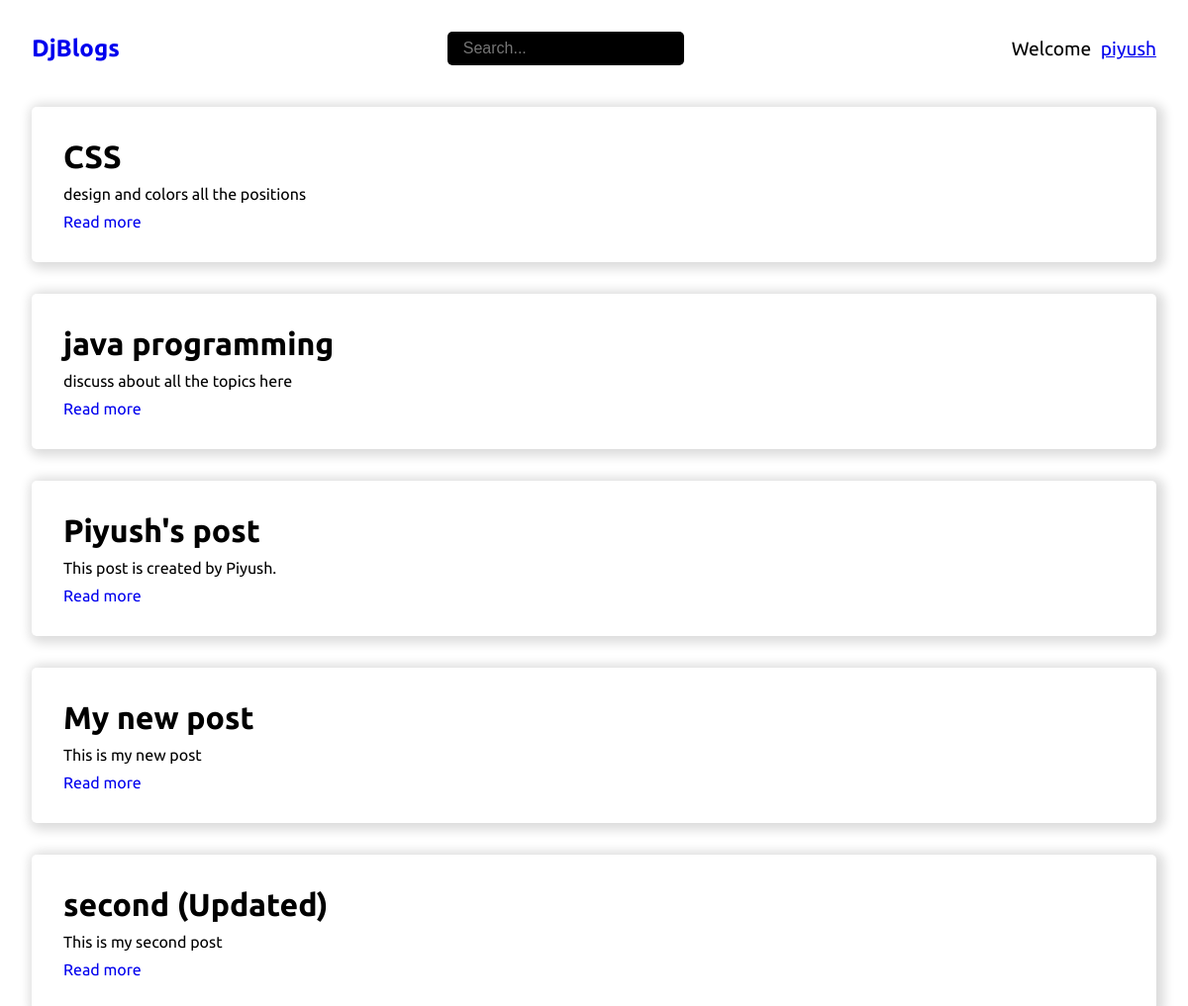
Screenshot of / (signed in) with the database file from the repository.
### base/models.py (models this page shows, shortened)
class Post(models.Model):
    title = models.CharField(max_length=100)
    body = models.TextField()
    author = models.ForeignKey(User, on_delete=models.CASCADE)
    created = models.DateTimeField(auto_now_add=True)
    updated = models.DateTimeField(auto_now=True)
    class Meta:
        ordering = ["-created"]

### base/views.py (the view)
# urls.py: path("", views.index, name="home"),
def index(request):
    posts = search_posts(request)
    context = { "posts": posts }
    return render(request, "index.html", context)

### base/views.py (called while the page is built)
def search_posts(request):
    post_search = ""
    if request.GET.get("search"):
        post_search = request.GET.get('search')
    posts = Post.objects.filter(Q(title__icontains=post_search) | Q(body__icontains=post_search))
    return posts

### templates/index.html
{% extends 'base.html' %}
{% block content %}
    <div class="container">
        {% include "components/posts.html" %}
    </div>
{% endblock content %}

### templates/navbar.html (shortened to what this page needs)
<nav>
    <div class="logo">
        <h1><a href="/">DjBlogs</a></h1>
    </div>
    <form action="" method="GET" class="search">
        <input type="text" name="search" placeholder="Search...">
    </form>
    <ul class="navigation">
        {% if request.user.is_authenticated %}
            <li class="nav-item font-1x">Welcome <a href="/" class="text-underline user-btn">{{request.user.username}}</a></li>
        {% else %}
            <li class="nav-item"><a href="{% url 'login' %}" class="font-1x">Login</a></li>
            <li class="nav-item ml-2"><a href="{% url 'register' %}" class="font-1x">Signup</a></li>
        {% endif %}
    </ul>
</nav>

### templates/components/posts.html
{% for post in posts %}
<div class="blog">
  <h1>{{post.title}}</h1>
  <p>{{post.body}}</p>
  <a href="{% url 'post_detail' post.id %}">Read more</a>
</div>
{% empty %}
  <h1>No posts to show</h1>
{% endfor %}

### static/css/styles.css (style rules this page uses)
* { margin: 0; padding: 0; box-sizing: border-box; }
html { overflow: hidden; }
body { font-family: 'Ubuntu', sans-serif; overflow: hidden; }
a { text-decoration: none; }
li { list-style-type: none; }
.font-1x { font-size: 1.2rem; }
.text-underline { text-decoration: underline; }
.container { padding: 0 2rem; padding-bottom: 10px; }
nav { display: flex; justify-content: space-between; align-items: center; position: relative; padding: 2rem; }
.search input { padding: 0.5rem 1rem; border: none; outline: none; background-color: black; color: white; border-radius: 5px; font-size: 1rem; }
nav .navigation { display: flex; align-items: center; }
.blog { box-shadow: 3px 2px 11px 5px gainsboro; padding: 2rem; border-radius: 5px; margin-top: 2rem; }
.blog:first-child { margin-top: 10px; }
.blog a { transition: all 0.3s; }
.blog p { margin: 10px 0; }
.user-btn { margin-left: 5px; }

### rows the page displays
Post: title "CSS", body "design and colors all the positions"
Post: title "java programming", body "discuss about all the topics here"
Post: title "Piyush's post", body "This post is created by Piyush."
Post: title "My new post", body "This is my new post"
Post: title "second (Updated)", body "This is my second post"

### other values shown
{{ request.user.username }} "piyush"
